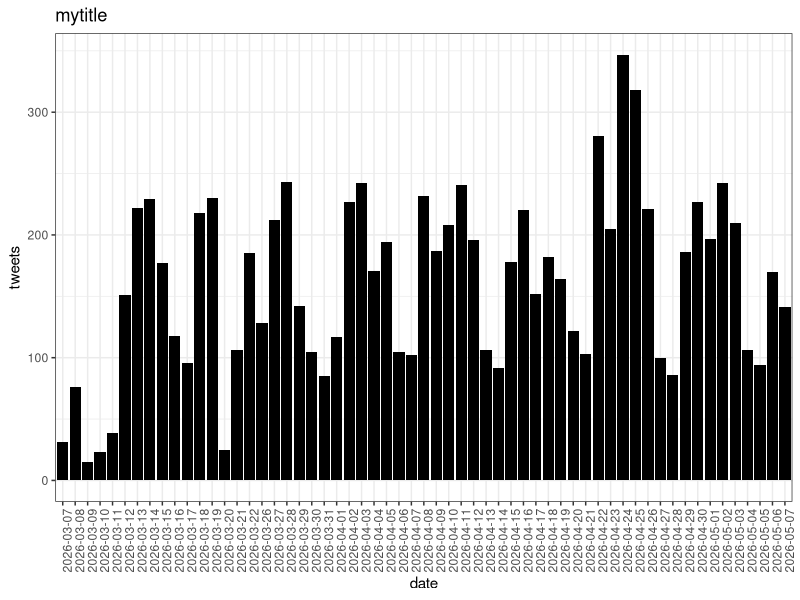
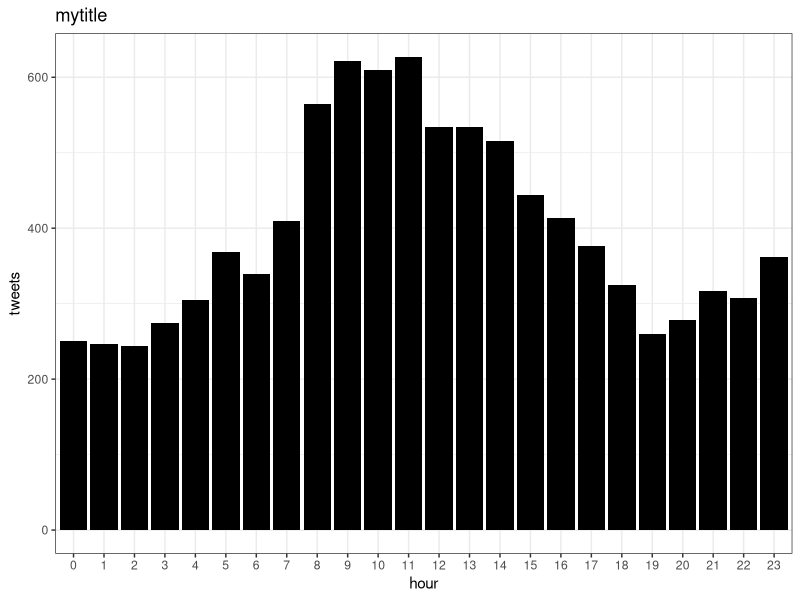
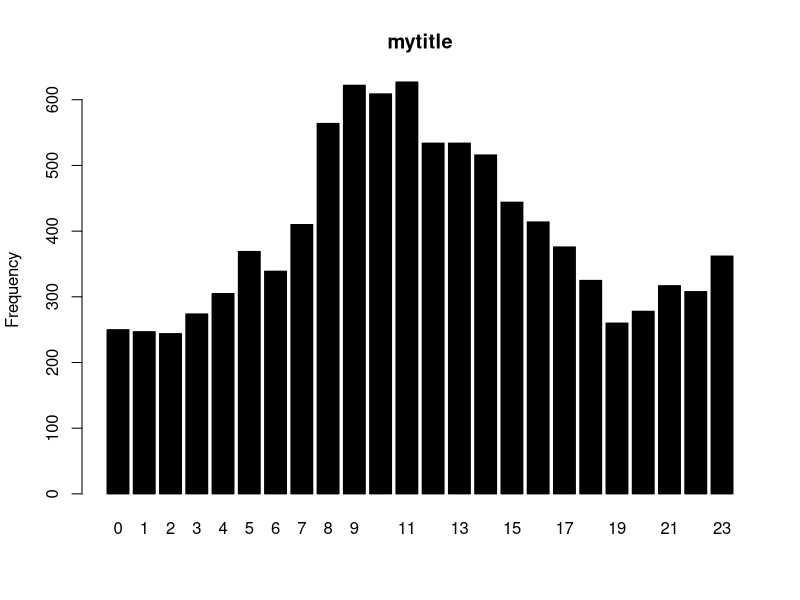
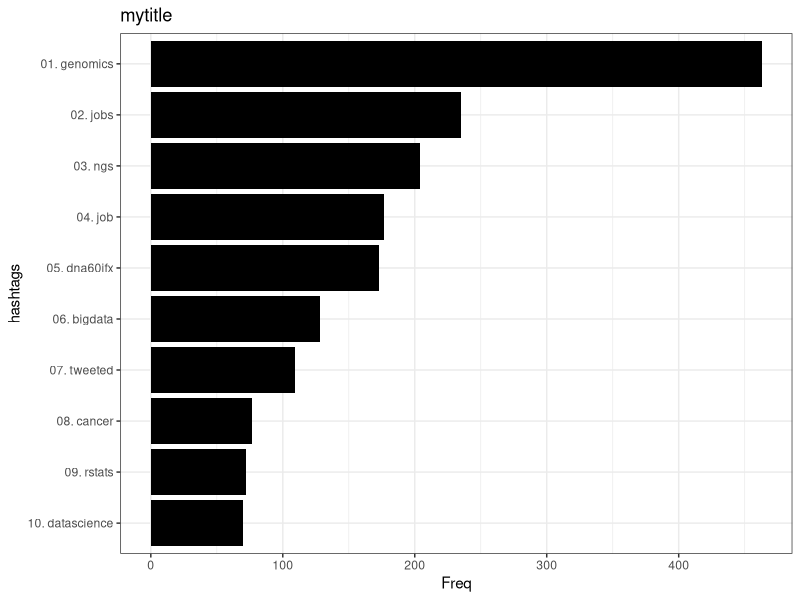

Write R code to recreate these figures, in order.
#http://nsaunders.wordpress.com/2012/08/16/twitter-coverage-of-the-ismb-2012-meeting-some-statistics/
library(ggplot2)
setwd("~/code/twitterchive/analysis/")

# keywords <- c("bioinformatics", "metagenomics")
# f <- paste("../", keywords, ".txt", sep="")

trim.whitespace <- function(x) gsub("^\\s+|\\s+$", "", x)

d <- read.fwf("../bioinformatics.txt", widths=c(18, 14, 18, 1000), stringsAsFactors=FALSE, comment.char="")

d <- as.data.frame(sapply(d, trim.whitespace))
# d <- head(d, 100)
names(d) <- c("id", "datetime", "user", "text")
d$user <- sub("@", "", d$user)
d$datetime <- as.POSIXlt(d$datetime, format="%b %d %H:%M")
d$date <- as.Date(d$datetime)
d$hour <- d$datetime$hour

byDate <- as.data.frame(table(d$date))
names(byDate) <- c("date", "tweets")
ggplot(byDate) + geom_bar(aes(date, tweets), stat="identity", fill="black") + theme_bw() + ggtitle("mytitle") + theme(axis.text.x=element_text(angle=90, hjust=1))

byHour <- as.data.frame(table(d$hour))
names(byHour) <- c("hour", "tweets")
ggplot(byHour) + geom_bar(aes(hour, tweets), stat="identity", fill="black") + theme_bw() + ggtitle("mytitle")
with(byHour, barplot(tweets, names.arg=hour, col="black", ylab="Frequency", main="mytitle"))

words <- unlist(strsplit(d$text, " "))
head(table(words))
hashtags <- words[grep("^#", words)]
hashtags <- tolower(hashtags)
hashtags <- gsub("[^A-Za-z0-9]", "", hashtags)
hashtags <- as.data.frame(table(hashtags))
hashtags <- hashtags[sort.list(hashtags$Freq, decreasing=TRUE), ]
hashtags <- hashtags[-1, ] # remove the first row (the hashtag you're searching for?)
hashtags <- head(hashtags, 10)
hashtags$hashtags <- factor(paste(sprintf("%02d", seq(01:nrow(hashtags))), hashtags$hashtags, sep=". "))
hashtags$hashtags <- with(hashtags, factor(hashtags, levels=rev(levels(hashtags))))
ggplot(hashtags) + geom_bar(aes(hashtags, Freq), fill = "black", stat="identity") + coord_flip() + theme_bw() + ggtitle("mytitle")

## users
# users <- as.data.frame(table(ismb$screenName))
# colnames(users) <- c("user", "tweets")
# users <- users[sort.list(users$tweets, decreasing = T),]
# print(ggplot(users) + geom_point(aes(1:nrow(users), tweets), color = "salmon") + theme_bw() + opts(title = "ISMB 2012 tweets per user") + xlab("User"))

## word clouds
# sw    <- stopwords("en")
# words <- lapply(words, function(x) x[grep("^[A-Za-z0-9]+$", x)])
# words <- unlist(words)
# words <- tolower(words)
# words <- words[-grep("^[rm]t$", words)]
# words <- words[!words %in% sw]
# words.t <- as.data.frame(table(words))
# words.t <- words.t[sort.list(words.t$Freq, decreasing = T),]
# print(xtable(head(words.t, 10), caption = "Top 10 words in tweets"), include.rownames = FALSE)
# pal2 <- brewer.pal(8, "Dark2")
# wordcloud(words.t$words, words.t$Freq, scale = c(8, .2), min.freq = 3, max.words = 200, random.order = FALSE, rot.per = .15, colors = pal2)